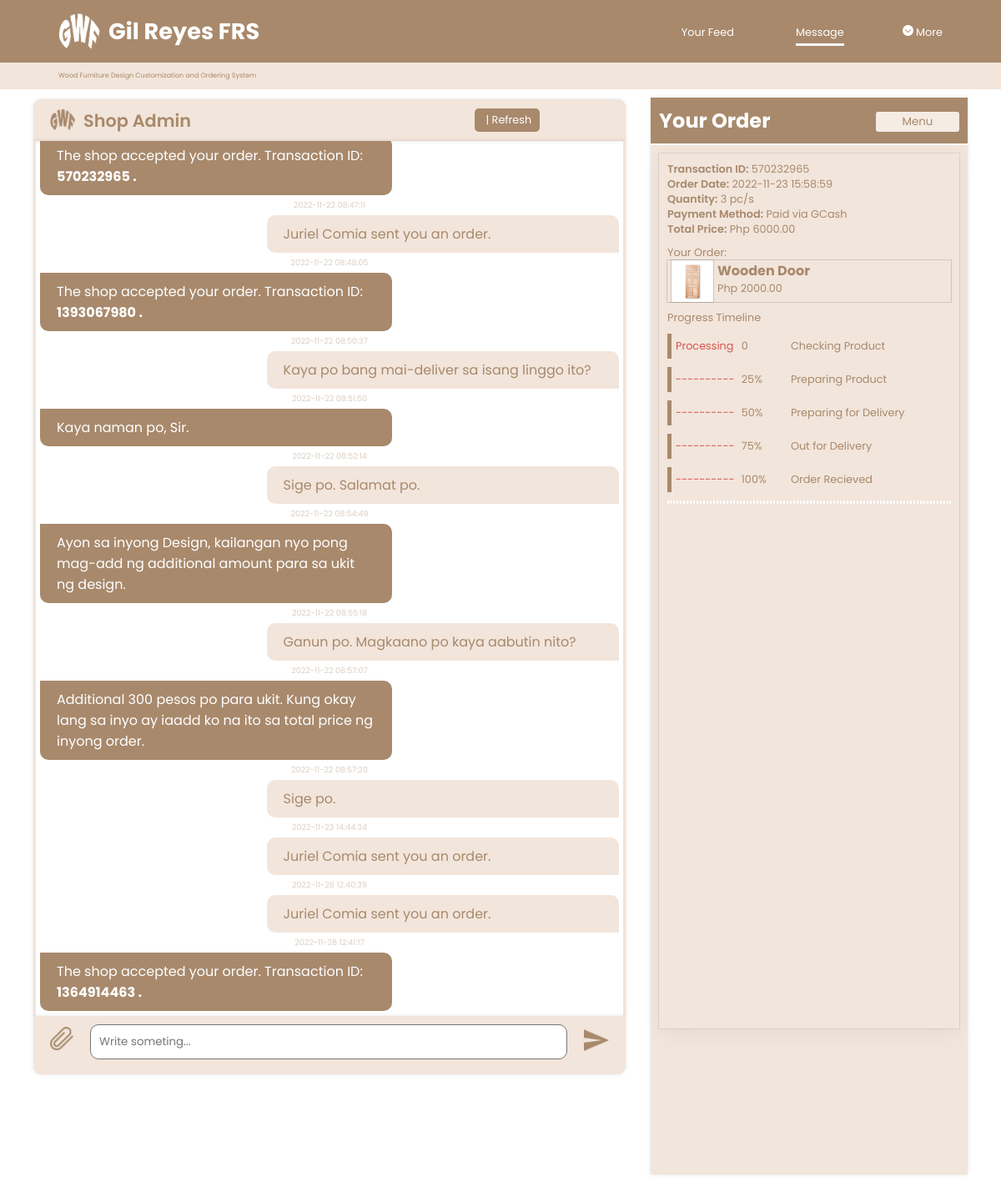
/src/sys-user/message-page/userMessage.php (signed in), run on the app's committed database.
### tables this page shows
CREATE TABLE `tb_pointmessage` (
  `message_id` int(11) NOT NULL,
  `message_to` varchar(50) NOT NULL,
  `message_from` varchar(50) NOT NULL,
  `message_content` text NOT NULL,
  `sender_name` varchar(50) NOT NULL,
  `msg_timestamp` timestamp NOT NULL DEFAULT current_timestamp(),
  `msg_file` varchar(255) NOT NULL
);

CREATE TABLE `tb_orderprocess` (
  `id` int(255) NOT NULL,
  `trans_id` int(255) NOT NULL,
  `user_id` int(255) NOT NULL,
  `product_id` int(255) NOT NULL,
  `fullname` varchar(255) NOT NULL,
  `phone_no` varchar(255) NOT NULL,
  `address` varchar(255) NOT NULL,
  `postal_code` varchar(255) NOT NULL,
  `house_no` varchar(255) NOT NULL,
  `settings` varchar(255) NOT NULL,
  `order_qty` int(255) NOT NULL,
  `payment_method` varchar(255) NOT NULL,
  `total_price` decimal(10,0) NOT NULL,
  `datetime` timestamp NOT NULL DEFAULT current_timestamp() ON UPDATE current_timestamp()
);

CREATE TABLE `tb_product` (
  `id` int(11) NOT NULL,
  `product_name` varchar(50) NOT NULL,
  `price` int(20) NOT NULL,
  `size` varchar(15) NOT NULL,
  `p_description` text NOT NULL,
  `category` varchar(20) NOT NULL,
  `quantity` int(255) NOT NULL,
  `product_img` varchar(255) NOT NULL
);

CREATE TABLE `tb_progress` (
  `id` int(11) NOT NULL,
  `trans_id` int(255) NOT NULL,
  `zero` varchar(255) NOT NULL,
  `two_five` varchar(255) NOT NULL,
  `fifty` varchar(255) NOT NULL,
  `seven_five` varchar(255) NOT NULL,
  `hundred` varchar(255) NOT NULL
);

### src/php-database/user-session.php (called while the page is built, shortened)
<?php
    require 'dbconnect.php';
    $user_check=$_SESSION['login_user'];
    $ses_sql=mysqli_query($conn,"select * from tb_user where email='$user_check'");
    $row=mysqli_fetch_array($ses_sql,MYSQLI_ASSOC);
    $loggedin_uid=$row['unique_id'];
?>

### src/sys-user/message-page/userMessage.php (the view, shortened to what this page needs)
<?php include '../../php-database/user-session.php'; ?>
<!DOCTYPE html>
<html lang="en">
<head>
    <link rel="stylesheet" href="userMessage.css?v=<?php echo time(); ?>">
</head>
<body>
    <header>
        <div class="app-name">
            <a href="">
                <img src="../../../image/logo.png" alt="">
                <h1>Gil Reyes FRS</h1>
            </a>
        </div>
        <nav class="block">
            <a class="a" href="../home-page/userhome.php">Your Feed</a>
            <a class="a" href="../message-page/userMessage.php" style="border-bottom: 3px solid white; padding-bottom: 5px;">Message</a>
            <div class="dropdown" style="float:right;">
                <a class="dropbtn"><img src="../../../image/icon/down-chevron.png" alt="" width="13px" height="13px"> More</a>
            </div>
        </nav>
    </header>
    <div class="divider">
        <p>Wood Furniture Design Customization and Ordering System</p>
    </div>
    <main>
        <div class="container">
            <section class="message-cont" id="message-cont">
                <div class="message-head">
                    <img src="../../../image/logo2.png" alt="" width="30px" height="30px">
                    <a class="shop" href="../home-page/userhome.php">Shop Admin</a>
                    <div class="refresh-btn">
                        <a href="../../php-database/read-message.php?unique_id=<?php echo $loggedin_uid; ?>">&nbsp|&nbspRefresh</a>
                    </div>
                </div>
                <div class="message-box" id="your_div">
                <?php
                    require_once '../../php-database/user-session.php';
                    $shopid = '1135622190';
                    $query = "SELECT * FROM tb_pointmessage WHERE message_to = $shopid
                            AND message_from = $loggedin_uid OR message_to = $loggedin_uid
                            AND message_from = $shopid ORDER BY msg_timestamp ASC";
                    $result = mysqli_query($conn, $query);
                    if(mysqli_num_rows($result) > 0){
                        while ($row = mysqli_fetch_assoc($result))
                            {
                                if($row['message_from'] === $shopid){
                                    if($row['message_content'] == NULL) {
                                        echo '  <p class="time-s">'. $row['msg_timestamp'] .'</p>
                                        <div class="message-me message">
                                            <div class="message-one">
                                                <img src=../../sys-admin/message-page/'. $row['msg_file'] .' width="360px">
                                            </div>
                                        </div>';
                                    } else {
                                        echo '  <p class="time-s">'. $row['msg_timestamp'] .'</p>
                                        <div class="message-me message">
                                            <div class="message-one">
                                                <p>'. $row['message_content'] .'</p>
                                            </div>
                                        </div>';
                                    }
                                }
                                elseif($row['message_from'] === $loggedin_uid) {
                                    if($row['message_content'] == NULL) {
                                        echo  '<p class="time-s">'. $row['msg_timestamp'] .'</p>
                                            <div class="message-admin">
                                                <div class="message-two message">
                                                    <img src='. $row['msg_file'] .' width="360px">
                                                </div>
                                            </div>';
                                    } else {
                                        echo  '<p class="time-s">'. $row['msg_timestamp'] .'</p>
                                            <div class="message-admin">
                                                <div class="message-two message">
                                                    <p>'. $row['message_content'] .'</p>
                                                </div>
                                            </div>';
                                    }
                                }
                            }
                        }else
                            {
                                echo '<p class="nm">No Message</p>';
                            }
                ?>
                </div>
                <div class="message-input">
                    <form action="userSend.php" method="post" enctype="multipart/form-data">
                        <div class="file">
                            <label for="file_upload" title="Attach File"><img src="../../../image/icon/attach-paperclip-symbol.png" alt="" width="28px" height="28px"></label>
                        </div>
                        <textarea id="mytextarea" name="message_content" cols="82" rows="1" placeholder="Write someting..."></textarea>
                        <button title="Send" name="submit"><img src="../../../image/icon/send.png" alt="" width="30px" height="30px"></button>
                    </form>
                </div>
            </section>
            <section class="progress-cont">
                <div class="progress" id="progress">
                    <div class="progress-header">
                        <h2>Your Order</h2>
                        <div class="dropdown" style="float:right;">
                            <button class="dropbtn">Menu</button>
                        </div>
                    </div>
                    <div class="progress-bar-cont">
                        <?php
                            include '../../php-database/dbconnect.php';
                            $query = "SELECT * FROM tb_orderprocess INNER JOIN tb_product ON tb_orderprocess.product_id = tb_product.id WHERE user_id = '$loggedin_uid' ORDER BY tb_orderprocess.id DESC";
                            $result = mysqli_query($conn, $query);
                        ?>
                        <div class="canvas">
                            <?php
                                while ($row = mysqli_fetch_assoc($result))
                                {
                            ?>
                            <div class="tran-cont">
                                <div class="p-s">
                                    <p class="title">Transaction ID:</p>
                                    <p>&nbsp<?php echo $row['trans_id']; ?></p>
                                </div>
                                <div class="d-t">
                                    <p class="title">Order Date:</p>
                                    <p>&nbsp<?php echo $row['datetime']; ?></p>
                                </div>
                                <div class="d-t">
                                    <p class="title">Quantity:</p>
                                    <p>&nbsp<?php echo $row['order_qty']; ?> pc/s</p>
                                </div>
                                <div class="d-t">
                                    <p class="title">Payment Method:</p>
                                    <p>&nbsp<?php echo $row['payment_method']; ?></p>
                                </div>
                                <div class="d-t">
                                    <p class="title">Total Price:</p>
                                    <p>&nbspPhp <?php echo $row['total_price']; ?>.00</p>
                                </div>
                            </div>
                            <div class="order">
                                <p>Your Order:</p>
                                <div class="spe-order">
                                    <img src="../../sys-admin/product-page/<?php echo $row['product_img']; ?>" alt="" height="50px">
                                    <div>
                                        <h4><?php echo $row['product_name']; ?></h4>
                                        <p>Php <?php echo $row['price']; ?>.00</p>
                                    </div>
                                </div>
                            </div>
                            <?php
                                $trans_id2=$row['trans_id'];
                                $sql2 = "SELECT * FROM tb_progress WHERE trans_id = '$trans_id2'";
                                $result2 = mysqli_query($conn, $sql2);
                                while ($data = mysqli_fetch_assoc($result2))
                                {
                            ?>
                            <div class="progress-timeline">
                                <p>Progress Timeline</p>
                                <div class="percentage">
                                    <div class="prog-status">
                                        <p><?php echo $data['zero']; ?></p>
                                    </div>
                                    <div class="percent">
                                        <p>0</p>
                                    </div>
                                    <div class="prog-desc">
                                        <p>Checking Product</p>
                                    </div>
                                </div>
                                <div class="percentage">
                                    <div class="prog-status">
                                        <p><?php echo $data['two_five']; ?></p>
                                    </div>
                                    <div class="percent">
                                        <p>25%</p>
                                    </div>
                                    <div class="prog-desc">
                                        <p>Preparing Product</p>
                                    </div>
                                </div>
                                <div class="percentage">
                                <div class="prog-status">
                                        <p><?php echo $data['fifty']; ?></p>
                                    </div>
                                    <div class="percent">
                                        <p>50%</p>
                                    </div>
                                    <div class="prog-desc">
                                        <p>Preparing for Delivery</p>
                                    </div>
                                </div>
                                <div class="percentage">
                                <div class="prog-status">
                                        <p><?php echo $data['seven_five']; ?></p>
                                    </div>
                                    <div class="percent">
                                        <p>75%</p>
                                    </div>
                                    <div class="prog-desc">
                                        <p>Out for Delivery</p>
                                    </div>
                                </div>
                                <div class="percentage">
                                <div class="prog-status">
                                        <p><?php echo $data['hundred']; ?></p>
                                    </div>
                                    <div class="percent">
                                        <p>100%</p>
                                    </div>
                                    <div class="prog-desc">
                                        <p>Order Recieved</p>
                                    </div>
                                </div>
                                <div class="line"></div>
                            </div>
                            <?php }} ?>
                        </div>
                    </div>
                </div>
            </section>
        </div>
    </main>
</body>
</html>

### data on the page
tb_pointmessage: message_content "The shop accepted your order. Transaction ID: 570232965 ."
tb_pointmessage: msg_timestamp "2022-11-22 08:47:11", message_content "Juriel Comia sent you an order."
tb_pointmessage: msg_timestamp "2022-11-22 08:48:05", message_content "The shop accepted your order. Transaction ID: 1393067980 ."
tb_pointmessage: msg_timestamp "2022-11-22 08:50:37", message_content "Kaya po bang mai-deliver sa isang linggo ito?"
tb_pointmessage: msg_timestamp "2022-11-22 08:51:50", message_content "Kaya naman po, Sir."
tb_pointmessage: msg_timestamp "2022-11-22 08:52:14", message_content "Sige po. Salamat po."
tb_pointmessage: msg_timestamp "2022-11-22 08:54:49", message_content "Ayon sa inyong Design, kailangan nyo pong mag-add ng additional amount para sa ukit ng design."
tb_pointmessage: msg_timestamp "2022-11-22 08:55:18", message_content "Ganun po. Magkaano po kaya aabutin nito?"
tb_pointmessage: msg_timestamp "2022-11-22 08:57:07", message_content "Additional 300 pesos po para ukit. Kung okay lang sa inyo ay iaadd ko na ito sa total price ng inyong order."
tb_pointmessage: msg_timestamp "2022-11-22 08:57:20", message_content "Sige po."
tb_pointmessage: msg_timestamp "2022-11-23 14:44:34", message_content "Juriel Comia sent you an order."
tb_pointmessage: msg_timestamp "2022-11-28 12:40:39", message_content "Juriel Comia sent you an order."
tb_pointmessage: msg_timestamp "2022-11-28 12:41:17", message_content "The shop accepted your order. Transaction ID: 1364914463 ."
tb_orderprocess: trans "570232965", datetime "2022-11-23 15:58:59", order_qty "3", payment_method "Paid via GCash", total_price "6000", product.product_img (picture), product.product_name "Wooden Door", product.price "2000"
tb_progress: zero "Processing", two_five "----------", fifty "----------", seven_five "----------", hundred "----------"
